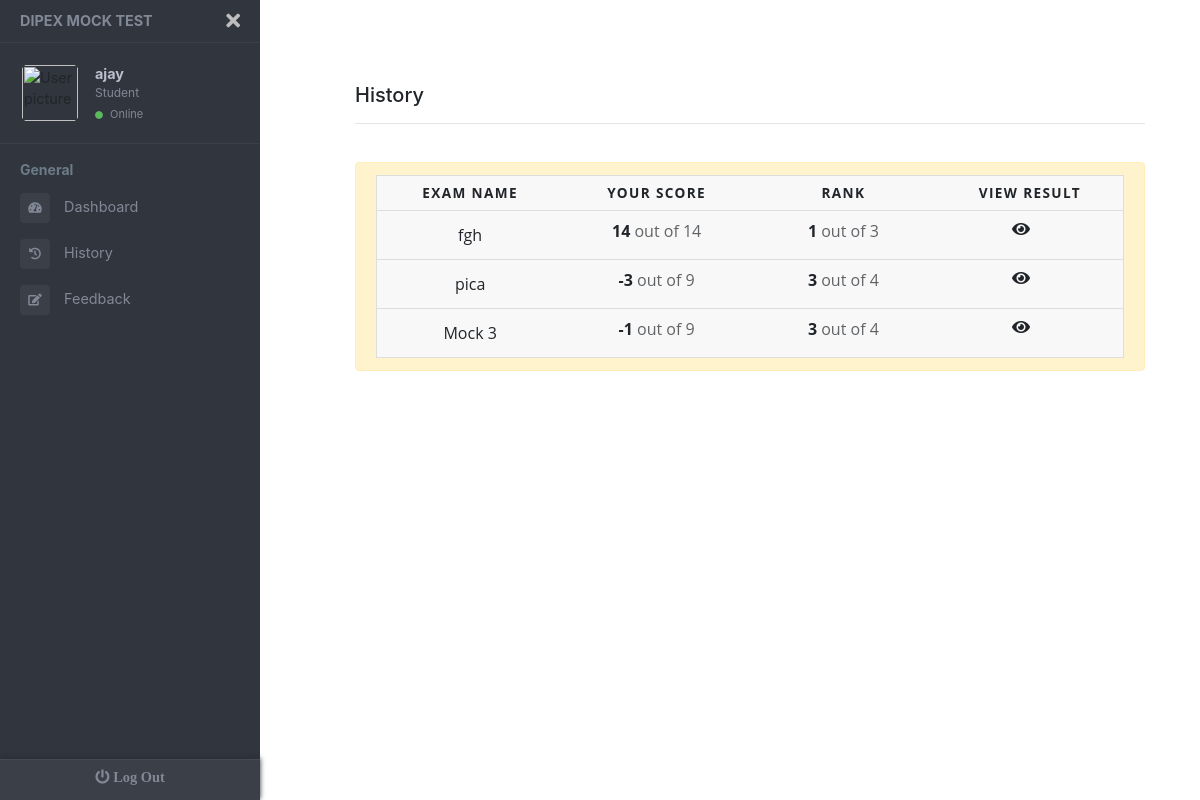
/welcome.php?page=students/history (signed in), run on the app's committed database.
### tables this page shows
CREATE TABLE `rank` (
  `id` int(11) NOT NULL,
  `name` varchar(50) NOT NULL,
  `exam` varchar(50) NOT NULL,
  `score` int(11) NOT NULL,
  `total` int(11) NOT NULL
);

CREATE TABLE `exams` (
  `id` int(11) NOT NULL,
  `name` varchar(20) NOT NULL,
  `time` int(11) NOT NULL,
  `marks` int(11) NOT NULL,
  `active` int(11) NOT NULL,
  `result` int(11) DEFAULT 0
);

### students/history.php (the view, shortened to what this page needs)
<html>
    <head>
    </head>
    <body>
    <div class="form-group col-md-12">
          <br><br><h5>History</h5>
          <hr><br>
          <div class="alert alert-warning" role="alert">
            <table class="manageExams">
              <tr>
                <th>Exam Name</th>
                <th>Your Score</th>
                <th>Rank</th>
                <th>View Result</th>
              </tr>
              <?php
              $sql = "SELECT `name`, `exam`, `score`, `total` FROM `rank` WHERE name='".$_SESSION['uname']."'";
              $result = $conn->query($sql);
              if ($result->num_rows > 0) {
                  while($row = $result->fetch_assoc()){
                    $sql2 = "SELECT * FROM `rank` WHERE exam='".$row['exam']."' ORDER BY score DESC";
                    $result2 = $conn->query($sql2);
                    $totalUsers=0;
                    $rankCounter=1;
                    if ($result2->num_rows > 0) {
                        $totalUsers = $result2->num_rows;
                        while($row2 = $result2->fetch_assoc()){
                          if($row2['name']==$row['name']){
                            break;
                          }
                          $rankCounter+=1;
                        }
                    }
                    echo"
                    <tr>
                      <td>".$row['exam']."</td>
                      <td><strong>".$row['score']."</strong> <label style='opacity:0.7;'>out of ".$row['total']."</label></td>
                      ";
                      $sql3 = "SELECT * FROM `exams` WHERE name='".$row['exam']."'";
                      $result3 = $conn->query($sql3);
                      if ($result3->num_rows > 0) {
                          while($row3 = $result3->fetch_assoc()){
                            if($row3['result']==1){
                              echo"
                                <td><strong>".$rankCounter."</strong> <label style='opacity:0.7;'>out of ".$totalUsers."</label></a></td>
                                <td class='fa fa-eye' style='margin-left:35%;' onClick=window.location.href='welcome.php?page=viewResult&exam=".str_replace(" ","_",$row['exam'])."&name=".$_SESSION['uname']."'></td>
                              </tr>
                            ";
                            }
                            else{
                              echo"
                                <td><label style='opacity:0.7;'>In Progress...</label></a></td>
                                <td style='opacity:0.7;'>In Progress...</td>
                              </tr>
                            ";
                            }
                          }
                      }
                  }
              }
              ?>
            </table>
          </div>
        </div>
    </body>
</html>

### assets/css/welcome.css (style rules this page uses)
body { font-size: 0.9rem; }
.manageExams { font-family: "Open Sans", sans-serif; line-height: 1.25; border: 1px solid #ccc; border-collapse: collapse; margin: 0; padding: 0; width: 100%; table-layout: fixed; }
.manageExams tr { background-color: #f8f8f8; border: 1px solid #ddd; padding: .35em; }
.manageExams th, .manageExams td { padding: .625em; text-align: center; }
.manageExams th { font-size: .85em; letter-spacing: .1em; text-transform: uppercase; }

### data on the page
rank: exam "fgh", score "14", total "14"
exams: rankCounter "1", totalUsers "3"
rank: exam "pica", score "-3", total "9"
exams: rankCounter "3", totalUsers "4"
rank: exam "Mock 3", score "-1", total "9"
exams: rankCounter "3", totalUsers "4"

### other printed values
$_SESSION['uname'] "ajay"
